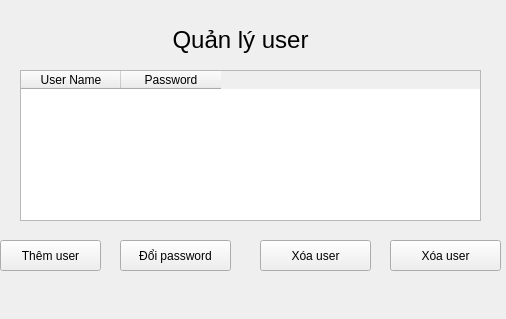
<?xml version="1.0" encoding="UTF-8"?>
<ui version="4.0">
 <class>Form</class>
 <widget class="QWidget" name="Form">
  <property name="geometry">
   <rect>
    <x>0</x>
    <y>0</y>
    <width>506</width>
    <height>319</height>
   </rect>
  </property>
  <property name="windowTitle">
   <string>Form</string>
  </property>
  <widget class="QLabel" name="label">
   <property name="geometry">
    <rect>
     <x>30</x>
     <y>20</y>
     <width>421</width>
     <height>41</height>
    </rect>
   </property>
   <property name="text">
    <string>&lt;html&gt;&lt;head/&gt;&lt;body&gt;&lt;p align=&quot;center&quot;&gt;&lt;span style=&quot; font-size:18pt;&quot;&gt;Quản lý user&lt;/span&gt;&lt;/p&gt;&lt;/body&gt;&lt;/html&gt;</string>
   </property>
  </widget>
  <widget class="QTableWidget" name="tableWidget">
   <property name="geometry">
    <rect>
     <x>20</x>
     <y>70</y>
     <width>461</width>
     <height>151</height>
    </rect>
   </property>
   <column>
    <property name="text">
     <string>User Name</string>
    </property>
   </column>
   <column>
    <property name="text">
     <string>Password</string>
    </property>
   </column>
  </widget>
  <widget class="QPushButton" name="pushButton">
   <property name="geometry">
    <rect>
     <x>0</x>
     <y>240</y>
     <width>101</width>
     <height>31</height>
    </rect>
   </property>
   <property name="text">
    <string>Thêm user</string>
   </property>
  </widget>
  <widget class="QPushButton" name="pushButton_2">
   <property name="geometry">
    <rect>
     <x>120</x>
     <y>240</y>
     <width>111</width>
     <height>31</height>
    </rect>
   </property>
   <property name="text">
    <string>Đổi password</string>
   </property>
  </widget>
  <widget class="QPushButton" name="pushButton_3">
   <property name="geometry">
    <rect>
     <x>260</x>
     <y>240</y>
     <width>111</width>
     <height>31</height>
    </rect>
   </property>
   <property name="text">
    <string>Xóa user</string>
   </property>
  </widget>
  <widget class="QPushButton" name="pushButton_4">
   <property name="geometry">
    <rect>
     <x>390</x>
     <y>240</y>
     <width>111</width>
     <height>31</height>
    </rect>
   </property>
   <property name="text">
    <string>Xóa user</string>
   </property>
  </widget>
 </widget>
 <resources/>
 <connections/>
</ui>
